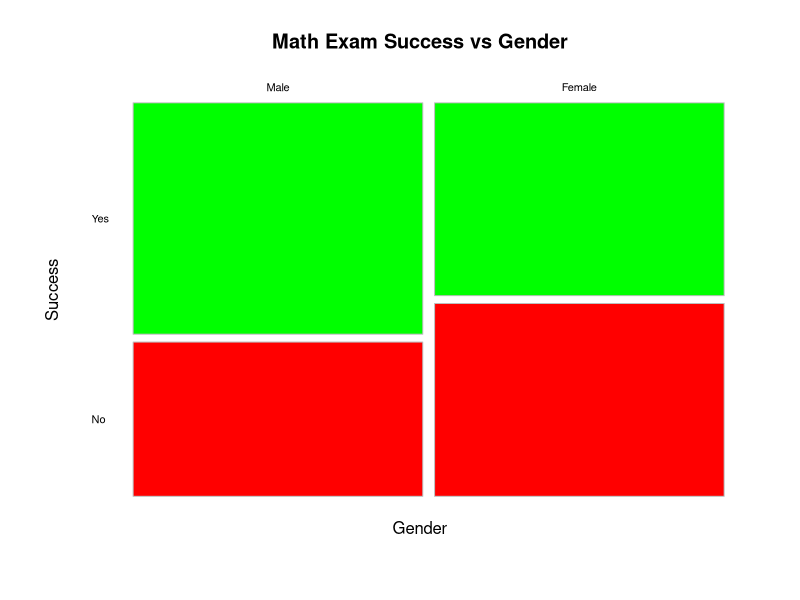

Write R code to recreate this figure.
# Sample data: Gender vs Math Exam Success
data <- matrix(c(30, 20, 25, 25), 
               nrow = 2, 
               byrow = TRUE,
               dimnames = list(Gender = c("Male", "Female"),
                               Success = c("Yes", "No")))

# Print the contingency table
print(data)

# Chi-square test of independence
chi_result <- chisq.test(data)
print(chi_result)

# Custom colors: Green for "Yes", Red for "No"
success_colors <- c("green", "red")

# Mosaic Plot with custom colors
mosaicplot(data, 
           main = "Math Exam Success vs Gender",
           color = success_colors,
           xlab = "Gender",
           ylab = "Success",
           las = 1,
           border = "gray")
